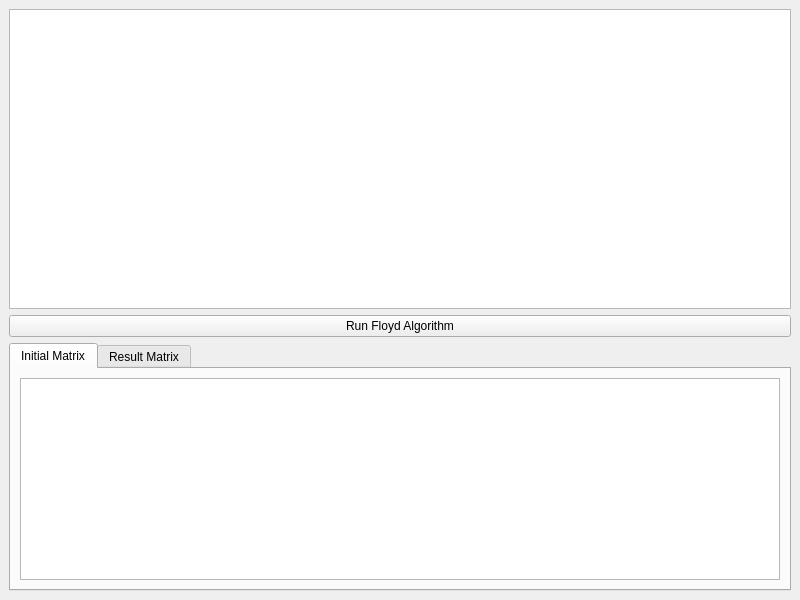
<?xml version="1.0" encoding="UTF-8"?>
<ui version="4.0">
 <class>MainWindow</class>
 <widget class="QMainWindow" name="MainWindow">
  <property name="geometry">
   <rect>
    <x>0</x>
    <y>0</y>
    <width>800</width>
    <height>600</height>
   </rect>
  </property>
  <property name="windowTitle">
   <string>Floyd Algorithm Visualizer</string>
  </property>
  <widget class="QWidget" name="centralwidget">
   <layout class="QVBoxLayout" name="verticalLayout">
    <item>
     <widget class="QGraphicsView" name="graphicsView">
      <property name="minimumSize">
       <size>
        <width>400</width>
        <height>300</height>
       </size>
      </property>
     </widget>
    </item>
    <item>
     <widget class="QPushButton" name="runFloydButton">
      <property name="text">
       <string>Run Floyd Algorithm</string>
      </property>
      <property name="icon">
       <iconset/>
      </property>
     </widget>
    </item>
    <item>
     <widget class="QTabWidget" name="tabWidget">
      <widget class="QWidget" name="initialTab">
       <attribute name="title">
        <string>Initial Matrix</string>
       </attribute>
       <layout class="QVBoxLayout" name="verticalLayout_2">
        <item>
         <widget class="QTableWidget" name="initialMatrixTable">
          <property name="editTriggers">
           <set>QAbstractItemView::NoEditTriggers</set>
          </property>
         </widget>
        </item>
       </layout>
      </widget>
      <widget class="QWidget" name="resultTab">
       <attribute name="title">
        <string>Result Matrix</string>
       </attribute>
       <layout class="QVBoxLayout" name="verticalLayout_3">
        <item>
         <widget class="QTableWidget" name="resultMatrixTable">
          <property name="editTriggers">
           <set>QAbstractItemView::NoEditTriggers</set>
          </property>
         </widget>
        </item>
       </layout>
      </widget>
     </widget>
    </item>
   </layout>
  </widget>
 </widget>
 <resources/>
 <connections/>
</ui>
